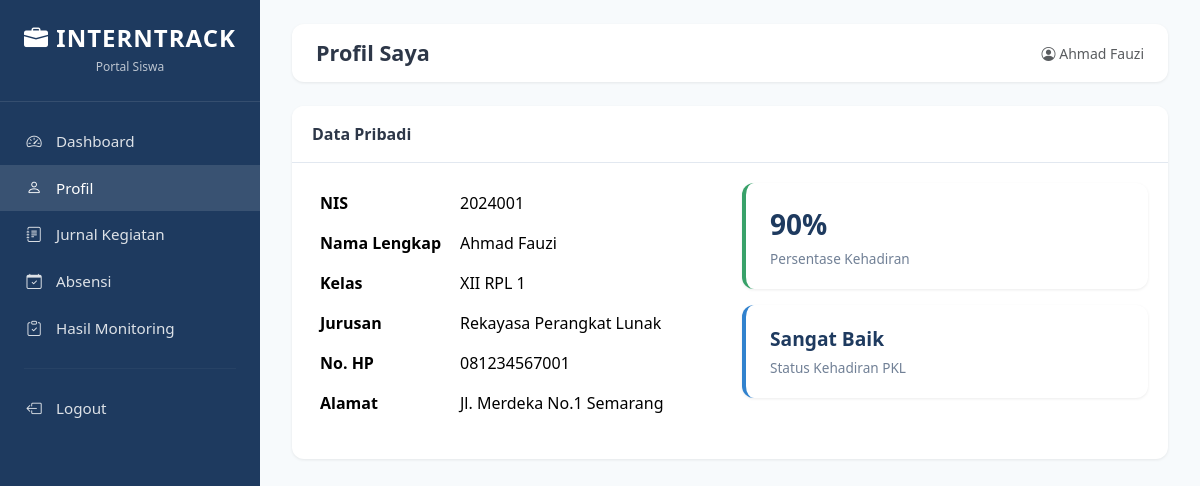
The app's page /siswa/profil.php (signed in) with its own data.
### tables this page shows
CREATE TABLE siswa (
    id INT AUTO_INCREMENT PRIMARY KEY,
    nis VARCHAR(20) NOT NULL UNIQUE,
    nama VARCHAR(100) NOT NULL,
    kelas VARCHAR(20) NOT NULL,
    jurusan VARCHAR(50) NOT NULL,
    no_hp VARCHAR(20) DEFAULT NULL,
    alamat TEXT DEFAULT NULL,
    created_at TIMESTAMP DEFAULT CURRENT_TIMESTAMP
);

### config/auth.php (called while the page is built, shortened)
<?php
require_once __DIR__ . '/database.php';
function currentUser() {
    return [
        'id'         => $_SESSION['user_id'] ?? null,
        'username'   => $_SESSION['username'] ?? null,
        'role'       => $_SESSION['role'] ?? null,
        'related_id' => $_SESSION['related_id'] ?? null,
        'nama'       => $_SESSION['nama'] ?? null,
    ];
}
?>

### config/database.php (called while the page is built, shortened)
<?php
function getConnection() {
    static $conn = null;
    if ($conn === null) {
        try {
            $conn = new mysqli(DB_HOST, DB_USER, DB_PASS, DB_NAME);
            $conn->set_charset('utf8mb4');
        } catch (Exception $e) {
            die('Database error: ' . $e->getMessage());
        }
    }
    return $conn;
}
function hitungStatusKehadiran($persen) {
    if ($persen >= 90) return 'Sangat Baik';
    return 'Perlu Pembinaan';
}
function getPersentaseKehadiran($siswa_id) {
    $conn = getConnection();
    $stmt = $conn->prepare("SELECT COUNT(*) as total, SUM(CASE WHEN status='Hadir' THEN 1 ELSE 0 END) as hadir FROM absensi WHERE siswa_id=?");
    $stmt->bind_param('i', $siswa_id);
    $stmt->execute();
    $r = $stmt->get_result()->fetch_assoc();
    return round(($r['hadir'] / $r['total']) * 100, 1);
}
?>

### siswa/profil.php (the view, shortened to what this page needs)
<?php
require_once __DIR__ . '/includes/header.php';
$conn = getConnection();
$siswa_id = (int)$user['related_id'];
$siswa = $conn->query("SELECT * FROM siswa WHERE id=$siswa_id")->fetch_assoc();
$persen = getPersentaseKehadiran($siswa_id);
$status = hitungStatusKehadiran($persen);
?>
<div class="card-custom">
    <div class="card-header">Data Pribadi</div>
    <div class="card-body">
        <div class="row">
            <div class="col-md-6">
                <?php if ($siswa): ?>
                <table class="table table-borderless">
                    <tr><th width="140">NIS</th><td><?= htmlspecialchars($siswa['nis']) ?></td></tr>
                    <tr><th>Nama Lengkap</th><td><?= htmlspecialchars($siswa['nama']) ?></td></tr>
                    <tr><th>Kelas</th><td><?= htmlspecialchars($siswa['kelas']) ?></td></tr>
                    <tr><th>Jurusan</th><td><?= htmlspecialchars($siswa['jurusan']) ?></td></tr>
                    <tr><th>No. HP</th><td><?= htmlspecialchars($siswa['no_hp'] ?? '-') ?></td></tr>
                    <tr><th>Alamat</th><td><?= htmlspecialchars($siswa['alamat'] ?? '-') ?></td></tr>
                </table>
                <?php endif; ?>
            </div>
            <div class="col-md-6">
                <div class="stat-card success mb-3"><div class="stat-value"><?= $persen ?>%</div><div class="stat-label">Persentase Kehadiran</div></div>
                <div class="stat-card"><div class="stat-value" style="font-size:1.2rem;"><?= $status ?></div><div class="stat-label">Status Kehadiran PKL</div></div>
            </div>
        </div>
    </div>
</div>
<?php require_once __DIR__ . '/includes/footer.php'; ?>

### assets/css/style.css (style rules this page uses)
:root { --primary: #1e3a5f; --primary-light: #2c5282; --accent: #3182ce; --success: #38a169; --warning: #d69e2e; --danger: #e53e3e; --bg: #f7fafc; --text: #2d3748; --muted: #718096; }
* { box-sizing: border-box; margin: 0; padding: 0; }
body { font-family: 'Segoe UI', system-ui, sans-serif; background: var(--bg); color: var(--text); min-height: 100vh; }
.stat-card { background: #fff; border-radius: 12px; padding: 1.25rem 1.5rem; box-shadow: 0 1px 3px rgba(0,0,0,.08); border-left: 4px solid var(--accent); transition: transform .2s; }
.stat-card .stat-value { font-size: 1.75rem; font-weight: 700; color: var(--primary); }
.stat-card .stat-label { font-size: .85rem; color: var(--muted); margin-top: .25rem; }
.stat-card.success { border-left-color: var(--success); }
.card-custom { background: #fff; border-radius: 12px; box-shadow: 0 1px 3px rgba(0,0,0,.08); overflow: hidden; }
.card-custom .card-header { background: #fff; border-bottom: 1px solid #e2e8f0; padding: 1rem 1.25rem; font-weight: 600; }
.card-custom .card-body { padding: 1.25rem; }

### records on screen
siswa: nis "2024001", nama "Ahmad Fauzi", kelas "XII RPL 1", jurusan "Rekayasa Perangkat Lunak", no_hp "081234567001", alamat "Jl. Merdeka No.1 Semarang"

### other values on screen
$page_title "Profil Saya"
$user['nama'] "Ahmad Fauzi"
$persen "90"
$status "Sangat Baik"
